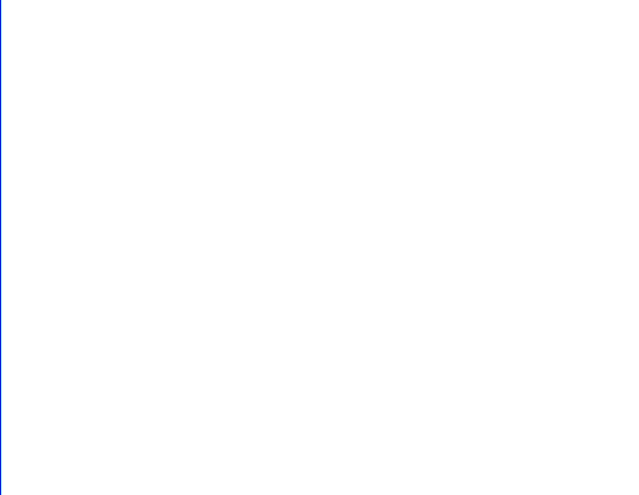
#> input picture jbook/figures/frequency_white.jpg, 1278 x 990 px, found by its file name (shown at 1/2 size)
$ jupyter execute frequency.ipynb
#> lines starting #> are read from the running program, lines starting #| are printed output that depends on the picture
# Frequency Domain

[cell 1]
import cv2
import matplotlib.pyplot as plt
import numpy as np
from bcd.utils.image import grayscale

[cell 2]
FP_WHITE = "jbook/figures/frequency_white.jpg"
FP_HLINE = "jbook/figures/frequency_hline.png"
FP_VLINE = "jbook/figures/frequency_vline.png"
FP_MMG = "jbook/figures/mammogram.png"

[cell 3]
def create_image(wavelength = 200, angle = 0):
    x = np.arange(-500,501,1)
    X,Y = np.meshgrid(x,x)
    return np.sin(2*np.pi*(X*np.cos(angle) + Y*np.sin(angle)) / wavelength)

[cell 4]
def get_image(fp: str, size: int = 200):
#> called with fp = 'jbook/figures/frequency_white.jpg', size = 200
    img = cv2.imread(fp, cv2.IMREAD_GRAYSCALE)
#> img: shape (990, 1278); min 29, max 255, mean 254.6
    return cv2.resize(img, (size,size))
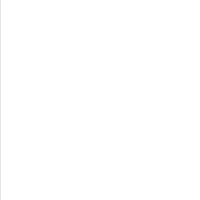
#> returned value: shape (200, 200); min 230, max 255, mean 254.9
#> call 2 of get_image, with fp = 'jbook/figures/mammogram.png', size = 200
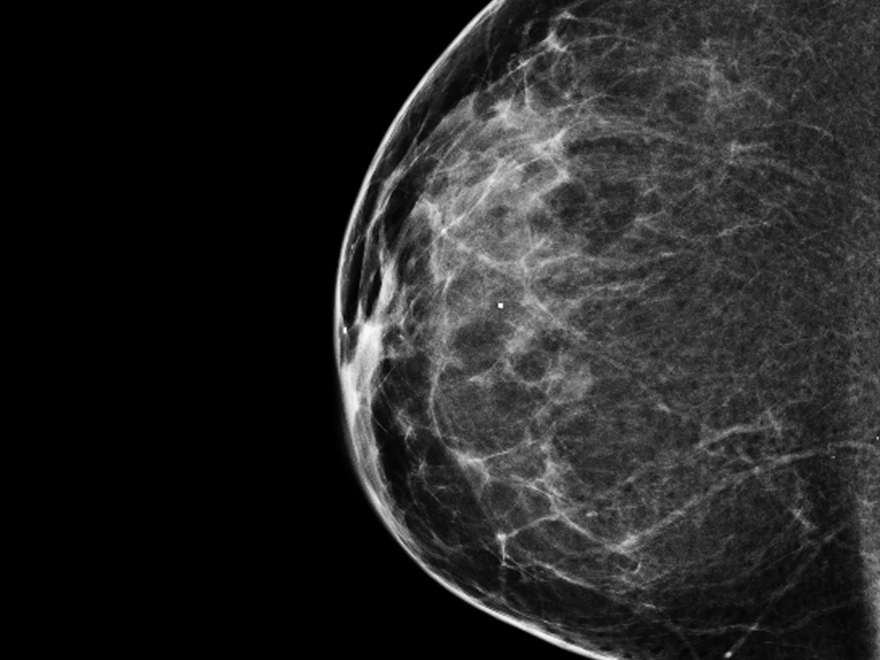
#> input picture jbook/figures/mammogram.png, 1760 x 1320 px, found by its file name (shown at 1/2 size)
#> in get_image (call 2), `return cv2.resize(img, (size,size))`:
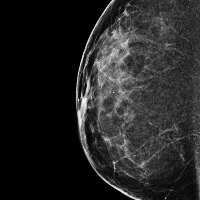
#> returned value: shape (200, 200); min 0, max 255, mean 36.5

[cell 5]
def transform_image(img, log: bool = False, clip: bool = False):
    # Shift the input
#> called with log = False, clip = False
    img = np.fft.ifftshift(img)
#> img: shape (200, 200)
    # Compute fourier transformation
    img = np.fft.fft2(img)
    # Shift the zero-frequency to the center
    img = np.fft.fftshift(img)
    # Compute amplitude
    img = np.abs(img)
    # Convert to log to scale the image
    if log:
        img = np.log(img)
    # Clip the image for photos.
    if clip:
        img = np.clip(img, a_min=0, a_max=50000)

    return img

[cell 6]
img_white = get_image(fp=FP_WHITE)
img_hline = create_image()
img_vline = create_image(angle=2 * np.pi / 4, wavelength=100)
img_mmg = get_image(fp=FP_MMG)

img_white_fft = transform_image(img_white)
img_hline_fft = transform_image(img_hline)
img_vline_fft = transform_image(img_vline)
img_mmg_fft = transform_image(img_mmg, clip=True)
#> call 4 of transform_image, with log = False, clip = True
#> in transform_image (call 4), `img = np.fft.ifftshift(img)`:
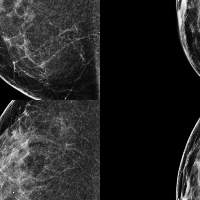
#> img: shape (200, 200); min 0, max 255, mean 36.5
#> in transform_image (call 4), `img = np.clip(img, a_min=0, a_max=50000)`:
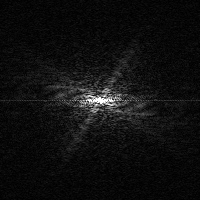
#> img: shape (200, 200) float64; min 11.83, max 50000, mean 3122.3; drawn with min black and max white

fig, axes = plt.subplots(nrows=2, ncols=4, figsize=(12,6))
_ = axes[0,0].imshow(img_white, cmap='gray')
_ = axes[0,1].imshow(img_hline, cmap='gray')
_ = axes[0,2].imshow(img_vline, cmap='gray')
_ = axes[0,3].imshow(img_mmg, cmap='gray')

_ = axes[1,0].imshow(img_white_fft, cmap='gray')
_ = axes[1,1].imshow(img_hline_fft, cmap='gray')
_ = axes[1,1].set_xlim([480,520])
_ = axes[1,1].set_ylim([520,480])
_ = axes[1,2].imshow(img_vline_fft, cmap='gray')
_ = axes[1,2].set_xlim([520,480])
_ = axes[1,2].set_ylim([480,520])
_ = axes[1,3].imshow(img_mmg_fft, cmap='gray')

labels = np.array([["(a)", "(b)", "(c)", "(d)"], ["(e)", "(f)", "(g)", "(h)"]])
for i in range(2):
    for j in range(4):
        _ = axes[i,j].set_xlabel(labels[i,j])
        _ = axes[i,j].set_xticks([])
        _ = axes[i,j].set_yticks([])

plt.tight_layout()
plt.show()
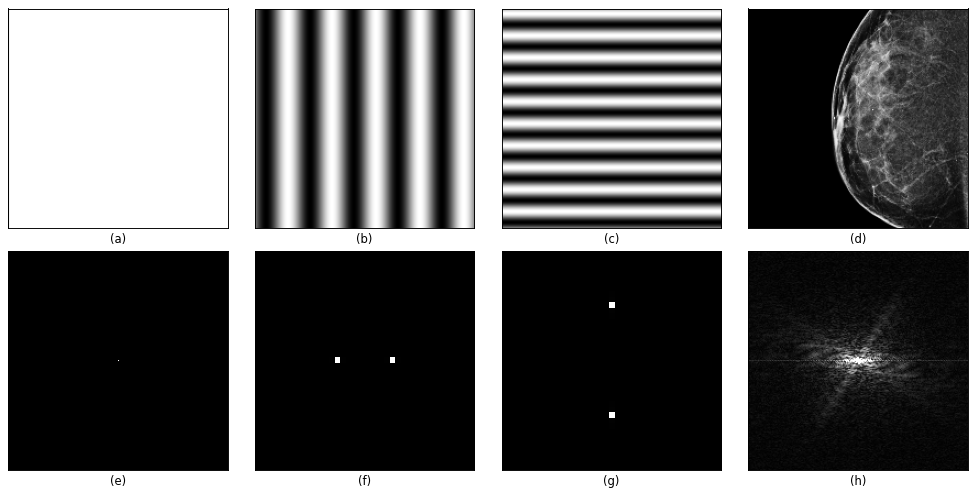
#> figure drawn by matplotlib, 8 panels
